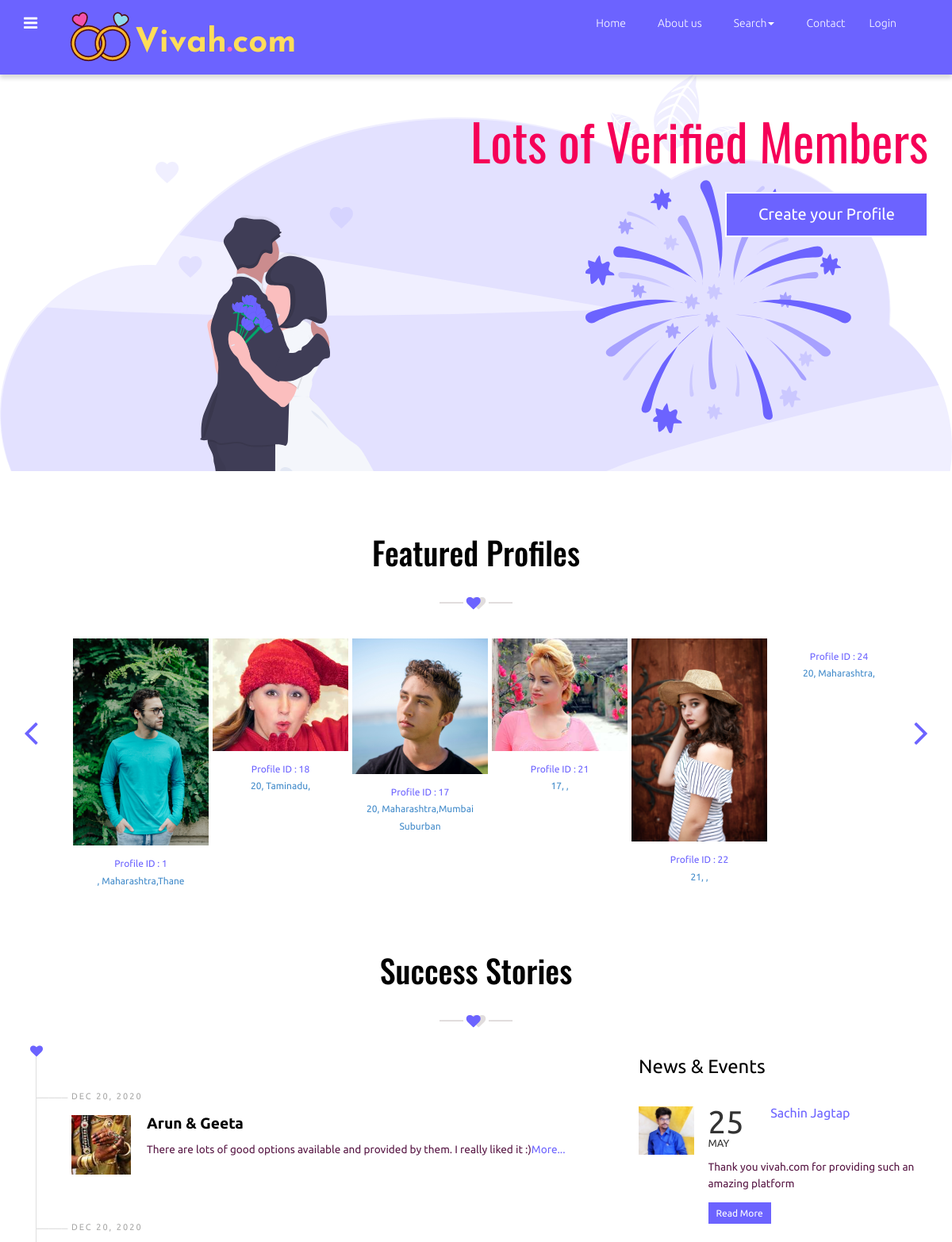
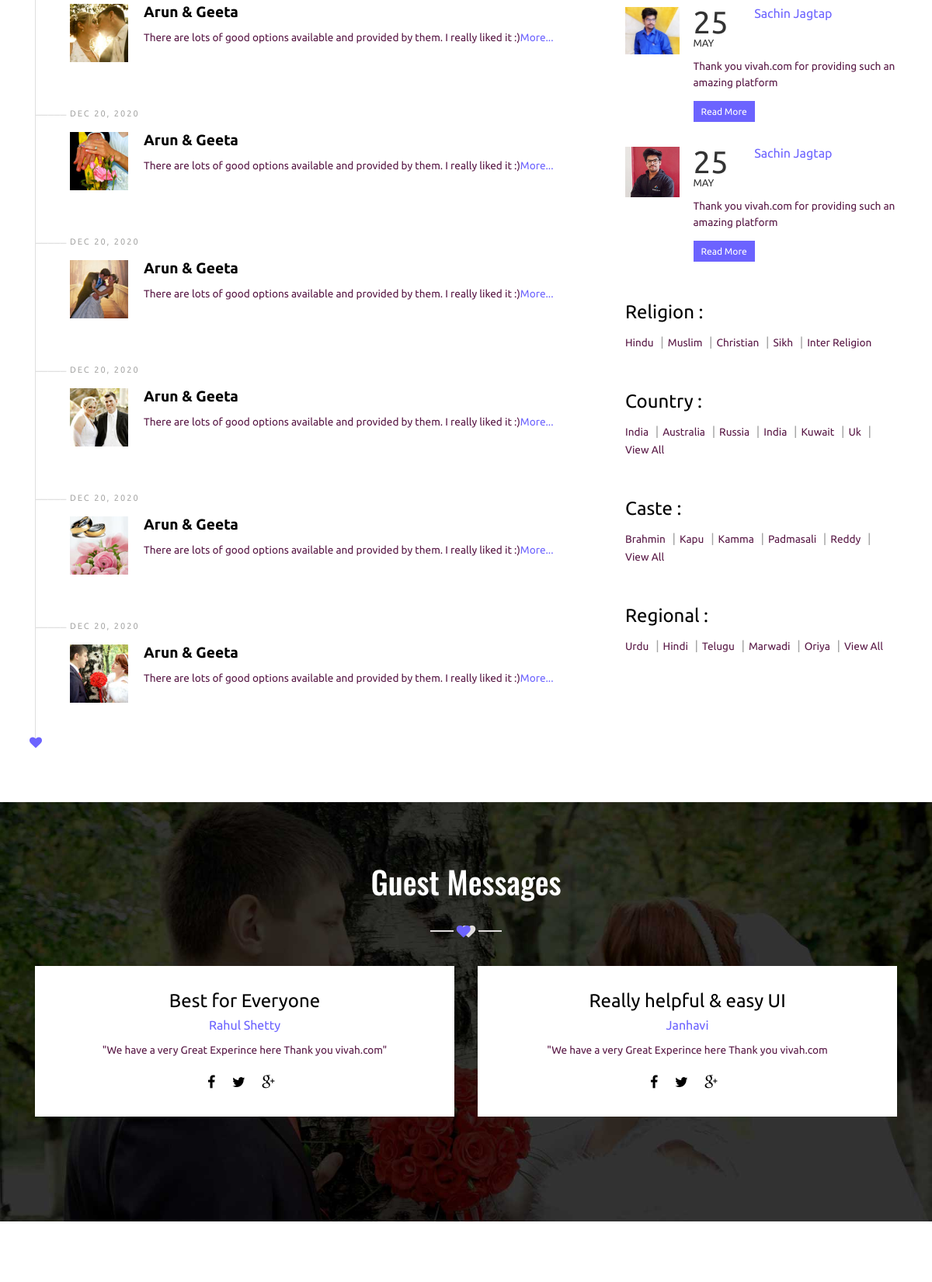
The page / (upper part) on the database its author committed (2 pictures, top to bottom).
### tables this page shows
CREATE TABLE `customer` (
  `id` int(10) NOT NULL,
  `cust_id` int(5) NOT NULL,
  `email` varchar(60) NOT NULL,
  `age` varchar(10) NOT NULL,
  `height` int(10) NOT NULL,
  `sex` varchar(6) NOT NULL,
  `religion` varchar(20) NOT NULL,
  `caste` varchar(20) NOT NULL,
  `subcaste` varchar(20) NOT NULL,
  `district` varchar(20) NOT NULL,
  `state` varchar(20) NOT NULL,
  `country` varchar(10) NOT NULL,
  `maritalstatus` varchar(20) NOT NULL,
  `profilecreatedby` varchar(20) NOT NULL,
  `education` text NOT NULL,
  `education_sub` text NOT NULL,
  `firstname` text NOT NULL,
  `lastname` text NOT NULL,
  `body_type` text NOT NULL,
  `physical_status` text NOT NULL,
  `drink` varchar(8) NOT NULL,
  `mothertounge` text NOT NULL,
  `colour` varchar(20) NOT NULL,
  `weight` int(5) NOT NULL,
  `blood_group` varchar(5) NOT NULL,
  `diet` varchar(8) NOT NULL,
  `smoke` varchar(8) NOT NULL,
  `dateofbirth` date NOT NULL,
  `occupation` text NOT NULL,
  `occupation_descr` text NOT NULL,
  `annual_income` varchar(20) NOT NULL,
  `fathers_occupation` varchar(20) NOT NULL,
  `mothers_occupation` varchar(20) NOT NULL,
  `no_bro` int(5) NOT NULL,
  `no_sis` int(5) NOT NULL,
  `aboutme` text NOT NULL,
  `profilecreationdate` date NOT NULL
);

CREATE TABLE `photos` (
  `id` int(10) NOT NULL,
  `cust_id` int(10) NOT NULL,
  `pic1` varchar(25) NOT NULL,
  `pic2` varchar(40) NOT NULL,
  `pic3` varchar(40) NOT NULL,
  `pic4` varchar(40) NOT NULL
);

### functions.php (called while the page is built, shortened)
<?php
function mysqlexec($sql){
	$host="localhost";
	$username="root";
	$password="";
	$db_name="matrimony";
	$conn=mysqli_connect("$host", "$username", "$password")or die("cannot connect");
	mysqli_select_db($conn,"$db_name")or die("cannot select DB");
	if($result = mysqli_query($conn, $sql)){
		return $result;
	}
	else{
		echo mysqli_error($conn);
	}
}
?>

### index.php (the view, shortened to what this page needs)
<?php include_once("functions.php"); ?>
<!DOCTYPE HTML>
<html>
<head>
<link href="css/bootstrap-3.1.1.min.css" rel='stylesheet' type='text/css' />
<link href="css/style.css" rel='stylesheet' type='text/css' />
<link href="css/font-awesome.css" rel="stylesheet">
<link rel="stylesheet" href="css/floating-wpp.min.css">
</head>
<body>
 <?php include_once("includes/navigation.php");?>
<div class="banner">
  <div class="container">
    <div class="banner_info" align="right">
      <h3 style="color:#F50057;" > Lots of Verified Members </h3>
      <a href="register.php" class="hvr-shutter-out-horizontal">Create your Profile</a>
    </div>
  </div>
</div>
<div class="grid_1">
      <div class="container">
      	<h1>Featured Profiles</h1>
       	<div class="heart-divider">
			<span class="grey-line"></span>
			<i class="fa fa-heart pink-heart"></i>
			<i class="fa fa-heart grey-heart"></i>
			<span class="grey-line"></span>
        </div>
        <ul id="flexiselDemo3">
        <?php
        	$sql="SELECT * FROM customer";
        	$result=mysqlexec($sql);
        	if($result){
        		while($row=mysqli_fetch_assoc($result)){
        			$profileid=$row['cust_id'];
        			$age=$row['age'];
        			$place=$row['state'] . "," . $row['district'];
        			$job=$row['occupation'];
        				$pic1='';
						$sql2="SELECT * FROM photos WHERE cust_id = $profileid";
						$result2 = mysqlexec($sql2);
						if($result2){
							$row2=mysqli_fetch_array($result2);
							$pic1=$row2['pic1'];
						}
					echo "<li><div class=\"col_1\"><a href=\"view_profile.php?id={$profileid}\">";
					echo "<img src=\"profile/{$profileid}\/{$pic1}\" alt=\"\" class=\"hover-animation image-zoom-in img-responsive\"/>";
					echo "<h3><span class=\"m_3\">Profile ID : {$profileid}</span><br>{$age}, {$place}<br>{$job}</h3></a></div>";
					echo "</li>";
        		}
        	}
        ?>
          </ul>
    </div>
</div>
<div class="grid_2">
	<div class="container">
		<h2>Success Stories</h2>
       	<div class="heart-divider">
			<span class="grey-line"></span>
			<i class="fa fa-heart pink-heart"></i>
			<i class="fa fa-heart grey-heart"></i>
			<span class="grey-line"></span>
        </div>
        <div class="row_1">
	     <div class="col-md-8 suceess_story">
	         <ul>
			   <li>
				  	<div class="suceess_story-date">
						<span class="entry-1">Dec 20, 2020</span>
					</div>
					<div class="suceess_story-content-container">
						<figure class="suceess_story-content-featured-image">
						   <img width="75" height="75" src="images/7.jpg" class="img-responsive" alt=""/>
					    </figure>
						<div class="suceess_story-content-info">
				        	<h4><a href="#">Arun & Geeta</a></h4>
				        	<p>There are lots of good options available and provided by them. I really liked it :)<a href="#">More...</a></p>
				        </div>
				    </div>
				</li>
	            <li>
				  	<div class="suceess_story-date">
						<span class="entry-1">Dec 20, 2020</span>
					</div>
					<div class="suceess_story-content-container">
						<figure class="suceess_story-content-featured-image">
						   <img width="75" height="75" src="images/8.jpg" class="img-responsive" alt=""/>
					    </figure>
						<div class="suceess_story-content-info">
				        	<h4><a href="#">Arun & Geeta</a></h4>
				        	<p>There are lots of good options available and provided by them. I really liked it :)<a href="#">More...</a></p>
				        </div>
				    </div>
				</li>
	            <li>
				  	<div class="suceess_story-date">
						<span class="entry-1">Dec 20, 2020</span>
					</div>
					<div class="suceess_story-content-container">
						<figure class="suceess_story-content-featured-image">
						   <img width="75" height="75" src="images/9.jpg" class="img-responsive" alt=""/>
					    </figure>
						<div class="suceess_story-content-info">
				        	<h4><a href="#">Arun & Geeta</a></h4>
				        	<p>There are lots of good options available and provided by them. I really liked it :)<a href="#">More...</a></p>
				        </div>
				    </div>
				</li>
	            <li>
				  	<div class="suceess_story-date">
						<span class="entry-1">Dec 20, 2020</span>
					</div>
					<div class="suceess_story-content-container">
						<figure class="suceess_story-content-featured-image">
						   <img width="75" height="75" src="images/10.jpg" class="img-responsive" alt=""/>
					    </figure>
						<div class="suceess_story-content-info">
				        	<h4><a href="#">Arun & Geeta</a></h4>
				        	<p>There are lots of good options available and provided by them. I really liked it :)<a href="#">More...</a></p>
				        </div>
				    </div>
				</li>
	            <li>
				  	<div class="suceess_story-date">
						<span class="entry-1">Dec 20, 2020</span>
					</div>
					<div class="suceess_story-content-container">
						<figure class="suceess_story-content-featured-image">
						   <img width="75" height="75" src="images/11.jpg" class="img-responsive" alt=""/>
					    </figure>
						<div class="suceess_story-content-info">
				        	<h4><a href="#">Arun & Geeta</a></h4>
				        	<p>There are lots of good options available and provided by them. I really liked it :)<a href="#">More...</a></p>
				        </div>
				    </div>
				</li>
	            <li>
				  	<div class="suceess_story-date">
						<span class="entry-1">Dec 20, 2020</span>
					</div>
					<div class="suceess_story-content-container">
						<figure class="suceess_story-content-featured-image">
						   <img width="75" height="75" src="images/12.jpg" class="img-responsive" alt=""/>
					    </figure>
						<div class="suceess_story-content-info">
				        	<h4><a href="#">Arun & Geeta</a></h4>
				        	<p>There are lots of good options available and provided by them. I really liked it :)<a href="#">More...</a></p>
				        </div>
				    </div>
				</li>
	            <li>
				  	<div class="suceess_story-date">
						<span class="entry-1">Dec 20, 2020</span>
					</div>
					<div class="suceess_story-content-container">
						<figure class="suceess_story-content-featured-image">
						   <img width="75" height="75" src="images/13.jpg" class="img-responsive" alt=""/>
					    </figure>
						<div class="suceess_story-content-info">
				        	<h4><a href="#">Arun & Geeta</a></h4>
				        	<p>There are lots of good options available and provided by them. I really liked it :)<a href="#">More...</a></p>
				        </div>
				    </div>
				</li>
	        </ul>
	    </div>
	    <div class="col-md-4 row_1-right">
	      <h3>News & Events</h3>
	        <div class="box_1">
		      <figure class="thumbnail1"><img width="170" height="155" src="images/14.jpg" class="img-responsive" alt=""/></figure>
			  <div class="extra-wrap">
				<div class="post-meta">
					<span class="day">
					<time datetime="2014-05-25T10:15:43+00:00">25</time>
					</span>
					<span class="month">
					<time datetime="2014-05-25T10:11:51+00:00">May</time>
					</span>
				</div>
				<h4 class="post-title"><a href="#">Sachin Jagtap</a></h4>
				<div class="clearfix"> </div>
				<div class="post-content">Thank you vivah.com for providing such an amazing platform</div>
				<a href="#" class="vertical">Read More</a>
			  </div>
	        </div>
	        <div class="box_1">
		      <figure class="thumbnail1"><img width="170" height="155" src="images/15.jpg" class="img-responsive" alt=""/></figure>
			  <div class="extra-wrap">
				<div class="post-meta">
					<span class="day">
					<time datetime="2014-05-25T10:15:43+00:00">25</time>
					</span>
					<span class="month">
					<time datetime="2014-05-25T10:11:51+00:00">May</time>
					</span>
				</div>
				<h4 class="post-title"><a href="#">Sachin Jagtap</a></h4>
				<div class="clearfix"> </div>
				<div class="post-content">Thank you vivah.com for providing such an amazing platform</div>
				<a href="#" class="vertical">Read More</a>
			  </div>
	        </div>
	        <div class="box_2">
		      <figure class="thumbnail1"><img width="170" height="155" src="images/1.jpg" class="img-responsive" alt=""/></figure>
			  <div class="extra-wrap">
				<div class="post-meta">
					<span class="day">
					<time datetime="2014-05-25T10:15:43+00:00">25</time>
					</span>
					<span class="month">
					<time datetime="2014-05-25T10:11:51+00:00">May</time>
					</span>
				</div>
				<h4 class="post-title"><a href="#">Sachin Jagtap</a></h4>
				<div class="clearfix"> </div>
				<div class="post-content">Thank you vivah.com for providing such an amazing platform</div>
				<a href="#" class="vertical">Read More</a>
			  </div>
	        </div>
	        <div class="religion">
               <div class="religion_1-title">Religion :</div>
			   <a href="#" target="_blank" class="religion_1" title="Hindu Matrimonial" style="padding-left:0px !important;">Hindu</a>
			    <span>|</span><a href="#" target="_blank" class="religion_1" title="Muslim Matrimonial">Muslim</a>
			 	<span>|</span><a href="#" target="_blank" class="religion_1" title="Christian Matrimonial">Christian</a>
			 	<span>|</span><a href="#" target="_blank" class="religion_1" title="Sikh Matrimonial">Sikh</a>
			 	<span>|</span><a href="#" target="_blank" class="religion_1" title="Inter Religion Matrimonial">Inter Religion</a>
	        </div>
	        <div class="religion">
               <div class="religion_1-title">Country :</div>
			   <a href="#" target="_blank" class="religion_1" title="Hindu Matrimonial" style="padding-left:0px !important;">India</a>
			    <span>|</span><a href="#" target="_blank" class="religion_1" title="Muslim Matrimonial">Australia</a>
			 	<span>|</span><a href="#" target="_blank" class="religion_1" title="Christian Matrimonial">Russia</a>
			 	<span>|</span><a href="#" target="_blank" class="religion_1" title="Sikh Matrimonial">India</a>
			 	<span>|</span><a href="#" target="_blank" class="religion_1" title="Inter Religion Matrimonial">Kuwait</a>
			 	<span>|</span><a href="#" target="_blank" class="religion_1" title="Inter Religion Matrimonial">Uk</a>
			 	<span>|</span><a href="#" target="_blank" class="religion_1" title="Inter Religion Matrimonial">View All</a>
	        </div>
	        <div class="religion">
               <div class="religion_1-title">Caste :</div>
			   <a href="#" target="_blank" class="religion_1" title="Hindu Matrimonial" style="padding-left:0px !important;">Brahmin</a>
			    <span>|</span><a href="#" target="_blank" class="religion_1" title="Muslim Matrimonial">Kapu</a>
			 	<span>|</span><a href="#" target="_blank" class="religion_1" title="Christian Matrimonial">Kamma</a>
			 	<span>|</span><a href="#" target="_blank" class="religion_1" title="Sikh Matrimonial">Padmasali</a>
			 	<span>|</span><a href="#" target="_blank" class="religion_1" title="Inter Religion Matrimonial">Reddy</a>
			 	<span>|</span><a href="#" target="_blank" class="religion_1" title="Inter Religion Matrimonial">View All</a>
	        </div>
	        <div class="religion">
               <div class="religion_1-title">Regional :</div>
			   <a href="#" target="_blank" class="religion_1" title="Hindu Matrimonial" style="padding-left:0px !important;">Urdu</a>
			    <span>|</span><a href="#" target="_blank" class="religion_1" title="Muslim Matrimonial">Hindi</a>
			 	<span>|</span><a href="#" target="_blank" class="religion_1" title="Christian Matrimonial">Telugu</a>
			 	<span>|</span><a href="#" target="_blank" class="religion_1" title="Sikh Matrimonial">Marwadi</a>
			 	<span>|</span><a href="#" target="_blank" class="religion_1" title="Inter Religion Matrimonial">Oriya</a>
			 	<span>|</span><a href="#" target="_blank" class="religion_1" title="Inter Religion Matrimonial">View All</a>
	        </div>
	     </div>
	     <div class="clearfix"> </div>
	   </div>
	  </div>
    </div>
    <div class="bg">
		<div class="container">
			<h3>Guest Messages</h3>
			<div class="heart-divider">
				<span class="grey-line"></span>
				<i class="fa fa-heart pink-heart"></i>
				<i class="fa fa-heart grey-heart"></i>
				<span class="grey-line"></span>
            </div>
            <div class="col-sm-6">
            	<div class="bg_left">
            		<h4>Best for Everyone</h4>
            		<h5>Rahul Shetty</h5>
            		<p>"We have a very Great Experince here Thank you vivah.com"</p>
            	   <ul class="team-socials">
                    <li><a href="#"><span class="icon-social "><i class="fa fa-facebook"></i></span></a></li>
                    <li><a href="#"><span class="icon-social "><i class="fa fa-twitter"></i></span></a></li>
                    <li><a href="#"><span class="icon-social"><i class="fa fa-google-plus"></i></span></a></li>
                   </ul>
            	</div>
            </div>
            <div class="col-sm-6">
            	<div class="bg_left">
            		<h4>Really helpful & easy UI</h4>
            		<h5>Janhavi</h5>
            		<p>"We have a very Great Experince here Thank you vivah.com</p>
            	   <ul class="team-socials">
                    <li><a href="#"><span class="icon-social "><i class="fa fa-facebook"></i></span></a></li>
                    <li><a href="#"><span class="icon-social "><i class="fa fa-twitter"></i></span></a></li>
                    <li><a href="#"><span class="icon-social"><i class="fa fa-google-plus"></i></span></a></li>
                   </ul>
            	</div>
            </div>
            <div class="clearfix"> </div>
		</div>
	</div>
   <?php include_once("footer.php");?>
</body>
</html>

### rows shown on the page
customer: photos.pic1 (picture), cust "1", place "Maharashtra,Thane"
customer: photos.pic1 (picture), cust "18", age "20", place "Taminadu,"
customer: photos.pic1 (picture), cust "17", age "20", place "Maharashtra,Mumbai Suburban"
customer: photos.pic1 (picture), cust "21", age "17", place ","
customer: photos.pic1 (picture), cust "22", age "21", place ","
customer: cust "24", age "20", place "Maharashtra,"
